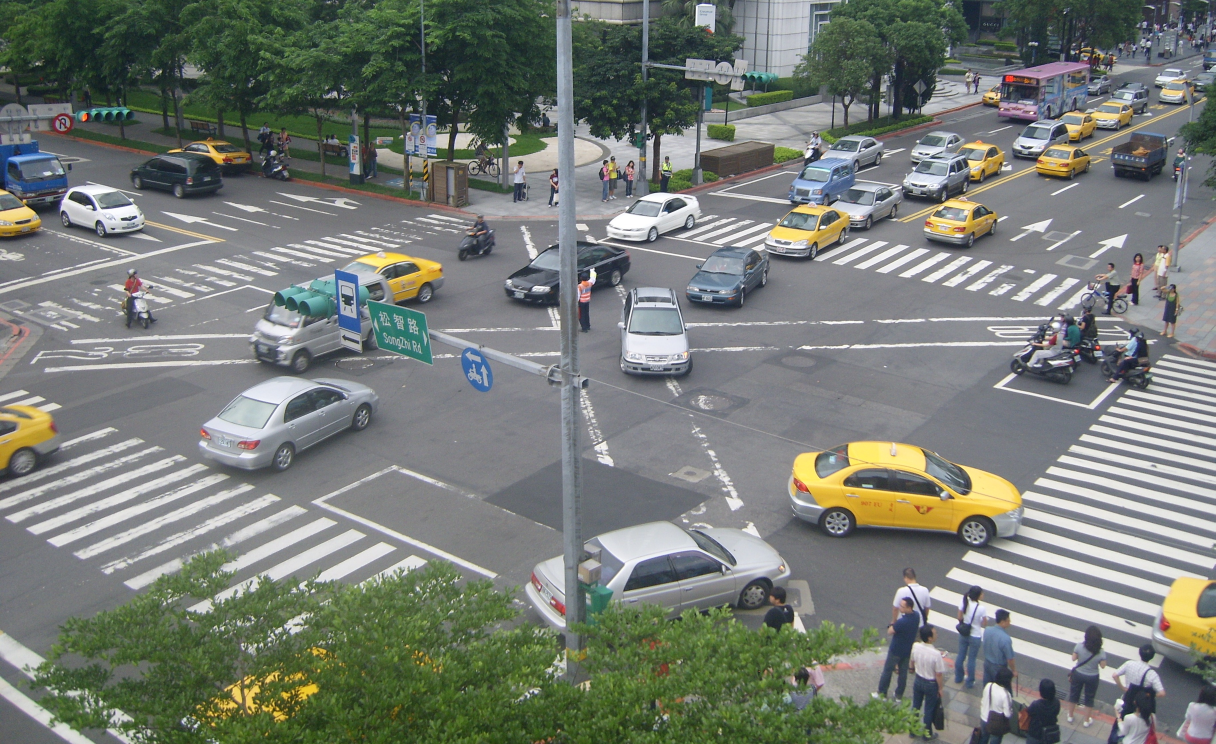
#> input picture images/Intersection-Counts.jpg, 3646 x 2232 px, given in place of green.mp4, which was not available (shown at 1/3 size)
$ python test.py
#> lines starting #> are read from the running program, lines starting #| are printed output that depends on the picture; after the words box and inside, x2 and y2 are one past the last pixel; in counts of white or black regions, pixels touching at a corner belong together; pictures that were not available may be replaced by others from this repository, and a replacement may not be noted
from bisect import bisect
import sys
import time
from tkinter import Y
import cv2
import torch
import numpy as np


def order_points_old(pts):
    pts = np.array(pts)
    # initialize a list of coordinates that will be ordered
    # such that the first entry in the list is the top-left,
    # the second entry is the top-right, the third is the
    # bottom-right, and the fourth is the bottom-left
    rect = np.zeros((4, 2), dtype="float32")
    # the top-left point will have the smallest sum, whereas
    # the bottom-right point will have the largest sum
    s = pts.sum(axis=1)
    rect[0] = pts[np.argmin(s)]
    rect[2] = pts[np.argmax(s)]
    # now, compute the difference between the points, the
    # top-right point will have the smallest difference,
    # whereas the bottom-left will have the largest difference
    diff = np.diff(pts, axis=1)
    rect[1] = pts[np.argmin(diff)]
    rect[3] = pts[np.argmax(diff)]
    # return the ordered coordinates
    return rect


def crop_frame(frame, from_coords):
    from_coords = np.array(order_points_old(from_coords), np.float32)

    to_coords = np.array([
        [0, 0],
        [frame.shape[1], 0],
        [frame.shape[1], frame.shape[0]],
        [0, frame.shape[0]],
    ], np.float32)

    trans = cv2.getPerspectiveTransform(from_coords, to_coords)
    return cv2.warpPerspective(frame, trans, (frame.shape[1], frame.shape[0]))


# [13 lines left out: function get_2_with_largest_area, not called in this run]


def detect_corner_rectangles(frame):
    # Thresholding to extract colors of the tape
    hsv = cv2.cvtColor(frame, cv2.COLOR_BGR2HSV)

    # Split frame into two parts to analyze
    sections = np.hsplit(hsv, 2)
    bottom, top = sections[0], sections[1]

    y_low = np.array([20, 130, 130])
    y_high = np.array([30, 255, 255])
    y_mask = cv2.inRange(top, y_low, y_high)

    b_low = np.array([100, 140, 20])
    b_high = np.array([130, 255, 255])
    b_mask = cv2.inRange(bottom, b_low, b_high)

    mask = np.hstack((b_mask, y_mask))
    # mask = cv2.erode(mask, None, iterations=2)
    # mask = cv2.dilate(mask, None, iterations=2)
    extracted = cv2.bitwise_and(frame, frame, mask=mask)

    extracted = cv2.cvtColor(extracted, cv2.COLOR_BGR2GRAY)
    conts, _ = cv2.findContours(extracted, cv2.RETR_EXTERNAL, cv2.CHAIN_APPROX_SIMPLE)
    coords_ = []
    for c in conts:
        area = cv2.contourArea(c)
        perim = cv2.arcLength(c, True)
        approx = cv2.approxPolyDP(c, 0.1 * perim, True)

        if (30 < area < 250) and len(approx) == 4:
            m = cv2.moments(c)
            x = int(m["m10"] / m["m00"])
            y = int(m["m01"] / m["m00"])
            # cv2.circle(frame, (x, y), 5, (0, 255, 0), -1)
            coords_.append([x, y])
    return coords_


def ball_detection(frame, prev_frame):
    hsv = cv2.cvtColor(frame, cv2.COLOR_BGR2HSV)

    ball_low = np.array([40, 50, 50])
    ball_high = np.array([70, 255, 255])

    ball_mask = cv2.inRange(hsv, ball_low, ball_high)
    ball_mask = cv2.morphologyEx(ball_mask, cv2.MORPH_OPEN, None)

    extracted = cv2.bitwise_and(frame, frame, mask=ball_mask)
    extracted = cv2.cvtColor(extracted, cv2.COLOR_BGR2GRAY)
    cv2.imshow('extacted', extracted)
    cv2.waitKey(1)
    conts = cv2.findContours(extracted, cv2.RETR_EXTERNAL, cv2.CHAIN_APPROX_SIMPLE)
    new = []
    for c in conts[0]:
        c = cv2.convexHull(c)
        area = cv2.contourArea(c)
        if area > 2000 or area < 600:
            pass
        else:
            new.append(c)

    for c in new:
        cv2.drawContours(frame, [c], 0, (255, 0, 0), 4)

    # [21 lines of commented-out code are left out]
if __name__ == "__main__":

    cap = cv2.VideoCapture('./datasets/green.mp4')

    coords = np.array([[0, 0], [0, 1920], [1080, 0], [1080, 1920]])
    runs = 0
    new_time = 0
    prev_time = time.time()
    ok, prev_frame = cap.read()
#> prev_frame is the input picture: shape (2232, 3646, 3); mean B, G, R 117.5, 124.1, 118.7
    while True:
        ok, frame = cap.read()
        if runs % 20 == 0:
            new_coords = detect_corner_rectangles(frame)
#> in detect_corner_rectangles, `sections = np.hsplit(hsv, 2)`: sections = 2 items
#> in detect_corner_rectangles, `bottom, top = sections[0], sections[1]`:
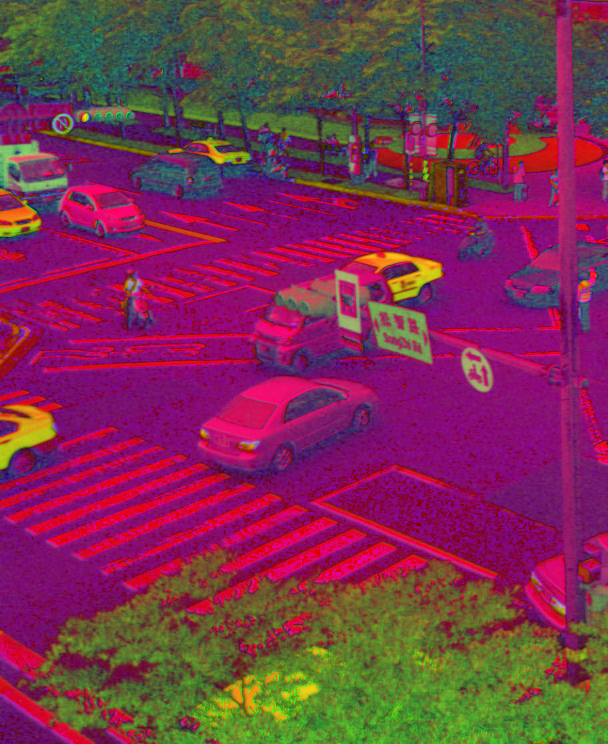
#> bottom: shape (2232, 1823, 3) (shown at 1/3 size); mean of channels 0, 1, 2 81.1, 50.1, 122; drawn as B, G, R
#> in detect_corner_rectangles, `bottom, top = sections[0], sections[1]`:
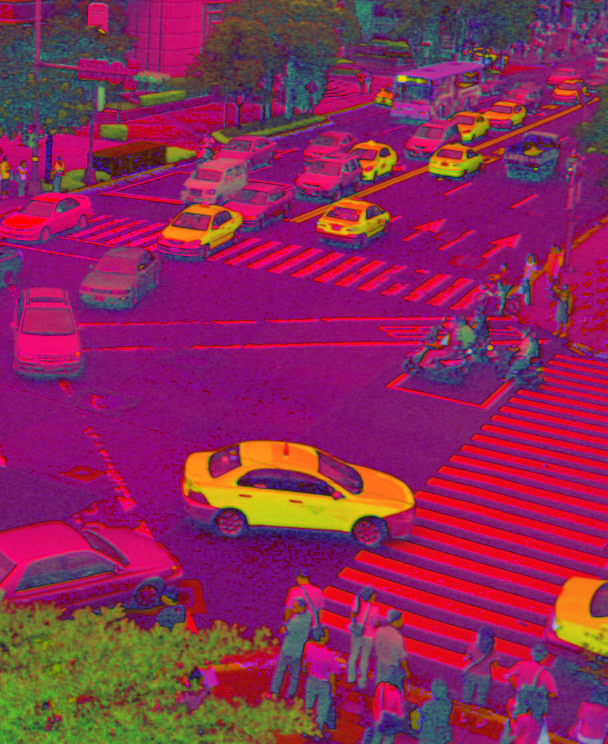
#> top: shape (2232, 1823, 3) (shown at 1/3 size); mean of channels 0, 1, 2 88, 40.9, 138.3; drawn as B, G, R
#> in detect_corner_rectangles, `y_mask = cv2.inRange(top, y_low, y_high)`:
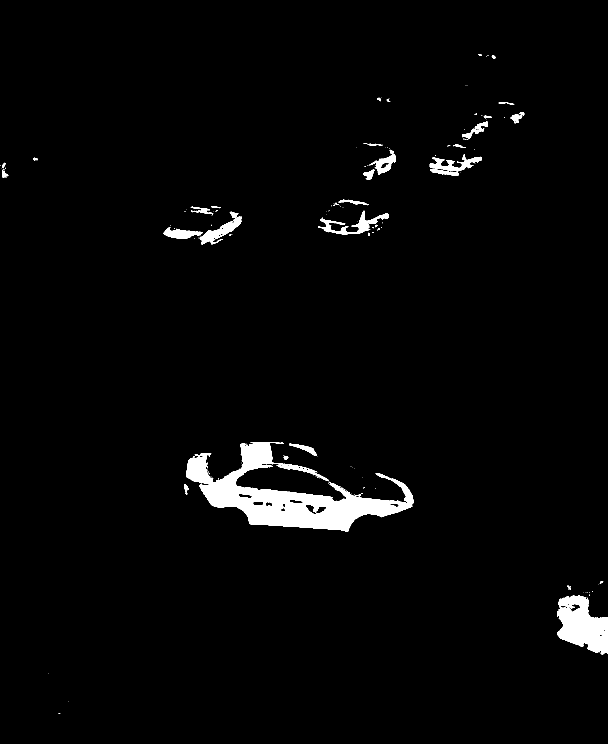
#> y_mask: shape (2232, 1823) (shown at 1/3 size); 2.5% white; 168 white regions (129 under 20 px), largest, box (x1, y1, x2, y2) and area: (558, 1326, 1241, 1595) 62881, (1671, 1786, 1823, 1964) 17214, (954, 632, 1166, 704) 3775
#> in detect_corner_rectangles, `extracted = cv2.bitwise_and(frame, frame, mask=mask)`:
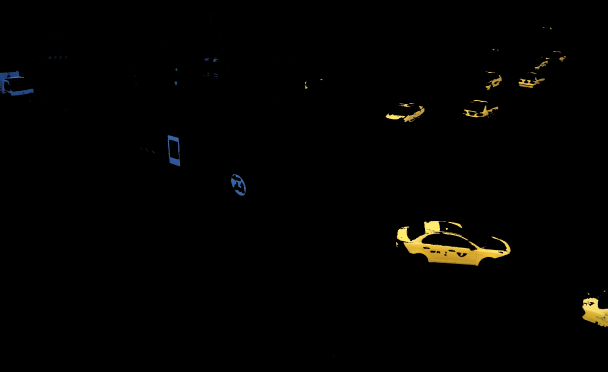
#> extracted: shape (2232, 3646, 3) (shown at 1/6 size); mean B, G, R 1.3, 2.5, 2.9
#> in detect_corner_rectangles, `conts, _ = cv2.findContours(extracted, cv2.RETR_EXTERNAL, cv2.CHAIN_AP..`: conts = 455 contours, 402 with area under 20; largest, box (x1, y1, x2, y2) and area: (2381, 1326, 3064, 1595) 64216, (3494, 1786, 3646, 1964) 17562, (0, 425, 144, 565) 6574, (1006, 811, 1081, 998) 4986, (1386, 1044, 1475, 1174) 3824
#> the loop in detect_corner_rectangles, `for c in conts:` made 455 passes
#> (area, perim, x, y) on passes 258, 356: (76, 38.63, 2997, 455), (40, 26.49, 395, 340)
#> after the loop in detect_corner_rectangles, `for c in conts:`: coords_ = [[2997, 455], [395, 340]]
#> new_coords = [[2997, 455], [395, 340]]
            if len(new_coords) == 4:
                coords = new_coords

        for coord in coords:
            cv2.circle(frame, (coord[0], coord[1]), 8, (0, 255, 0), -1)
        runs += 1

        warped = crop_frame(frame, coords)
#> in crop_frame, `trans = cv2.getPerspectiveTransform(from_coords, to_coords)`: trans = [[3.38, 0, 0], [0, 1.16, 0], [0, 0, 1]]
#> in crop_frame, `return cv2.warpPerspective(frame, trans, (frame.shape[1], frame.shape[..`:
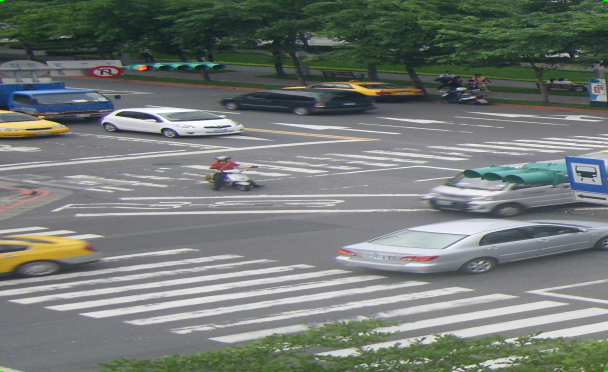
#> returned value: shape (2232, 3646, 3) (shown at 1/6 size); mean of channels 0, 1, 2 117.3, 121.6, 115.4; drawn as B, G, R
        warped = cv2.GaussianBlur(warped, (21, 21), 0)
        ball_detection(warped, prev_frame)
#> in ball_detection, `extracted = cv2.cvtColor(extracted, cv2.COLOR_BGR2GRAY)`:
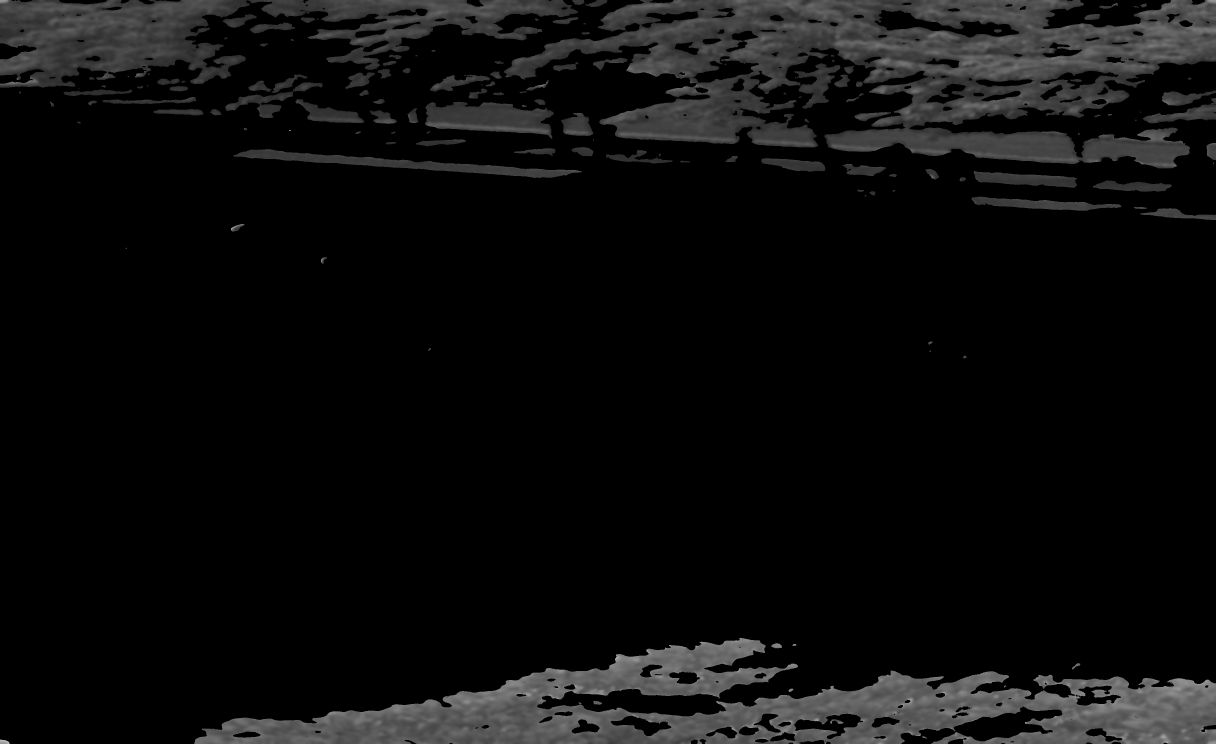
#> extracted: shape (2232, 3646) (shown at 1/3 size); min 0, max 199, mean 13.2
#> in ball_detection, `conts = cv2.findContours(extracted, cv2.RETR_EXTERNAL, cv2.CHAIN_APPRO..`: conts = 146 contours, 29 with area under 20; largest, box (x1, y1, x2, y2) and area: (1511, 0, 3646, 505) 609447, (583, 1914, 3646, 2232) 462612, (0, 0, 749, 263) 139691, (742, 0, 1734, 210) 79821, (1275, 305, 1662, 416) 27385
#> the loop in ball_detection, `for c in conts[0]:` made 146 passes
#> area on passes 1, 2, 3, 4, 5, 7, 8, 9: 271.5, 47, 21, 200, 85, 184, 45, 337.5
#> after the loop in ball_detection, `for c in conts[0]:`: new = 19 contours; largest, box (x1, y1, x2, y2) and area: (1248, 418, 1397, 439) 1910, (1543, 445, 1666, 468) 1754, (2563, 336, 2673, 364) 1636, (879, 247, 968, 275) 1616, (745, 242, 814, 276) 1484
#> the loop in ball_detection, `for c in new:` made 19 passes

        prev_frame = frame

        new_time = time.time()
        fps = str(int(1.0 / (new_time - prev_time)))
        prev_time = new_time
        font = cv2.FONT_HERSHEY_SIMPLEX
#> font = 0
        cv2.putText(warped, "fps: " + fps, (50, 50), font, 2, (255, 0, 255), 3, cv2.LINE_AA)

        cv2.imshow("detections", frame)
        cv2.imshow("warped", warped)
        cv2.waitKey(1)

$ run again, on images/olympic-trials.jpg
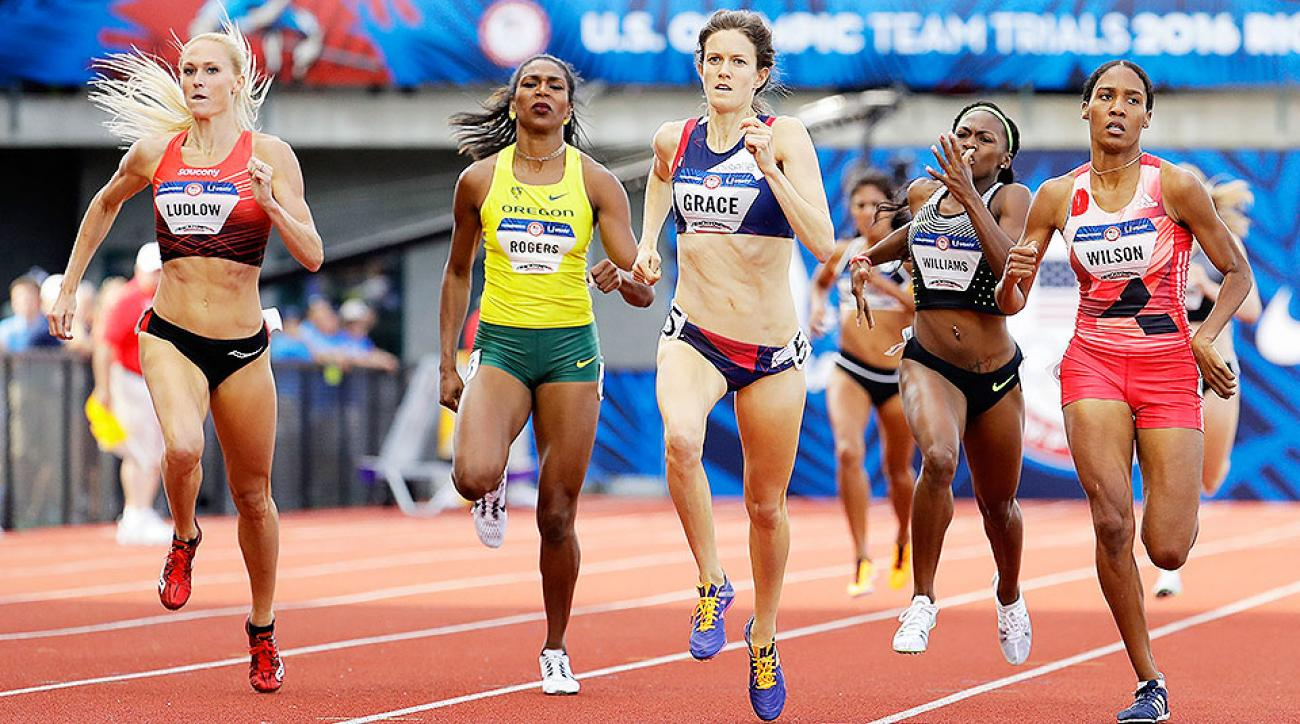
#> input picture images/olympic-trials.jpg, 1300 x 724 px, given in place of green.mp4, which was not available
#> prev_frame is the input picture: shape (724, 1300, 3); mean B, G, R 129.8, 133, 161.2
#> sections = 2 items
#> y_mask: shape (724, 650); 0.24% white; 25 white regions (18 under 20 px), largest, box (x1, y1, x2, y2) and area: (239, 561, 260, 589) 347, (48, 598, 66, 630) 289, (108, 657, 124, 688) 240
#> b_mask: shape (724, 650); 6.9% white; 130 white regions (102 under 20 px), largest, box (x1, y1, x2, y2) and area: (0, 0, 134, 91) 9327, (360, 0, 515, 89) 8126, (587, 370, 650, 480) 5541
#> mask: shape (724, 1300); 3.6% white; 155 white regions (120 under 20 px)
#> in detect_corner_rectangles, `conts, _ = cv2.findContours(extracted, cv2.RETR_EXTERNAL, cv2.CHAIN_AP..`: conts = 154 contours, 125 with area under 20; largest, box (x1, y1, x2, y2) and area: (0, 0, 134, 91) 9052, (360, 0, 515, 89) 7954, (587, 370, 650, 480) 5378, (535, 0, 650, 85) 4820, (277, 274, 314, 313) 805
#> the loop in detect_corner_rectangles, `for c in conts:` made 154 passes
#> (area, perim, approx) on passes 3, 4, 13: (220, 116.2, [[765, 657], [769, 687]]), (35.5, 63.7, [[758, 656], [757, 672], [765, 668]]), (259.5, 110, [[715, 598], [699, 602], [701, 629]])
#> after the loop in detect_corner_rectangles, `for c in conts:`: coords_ = []
#> trans = [[1.2, 0, 0], [0, 0.377, 0], [0, 0, 1]]
#> in ball_detection, `conts = cv2.findContours(extracted, cv2.RETR_EXTERNAL, cv2.CHAIN_APPRO..`: conts = 1 contour; box (x1, y1, x2, y2) and area: (579, 121, 713, 128) 322
#> the loop in ball_detection, `for c in conts[0]:` made 1 pass
#> area on pass 1: 600.5
#> after the loop in ball_detection, `for c in conts[0]:`: new = 1 contour; box (x1, y1, x2, y2) and area: (579, 121, 713, 128) 600
#> the loop in ball_detection, `for c in new:` made 1 pass
#> after the loop in ball_detection, `for c in new:`:
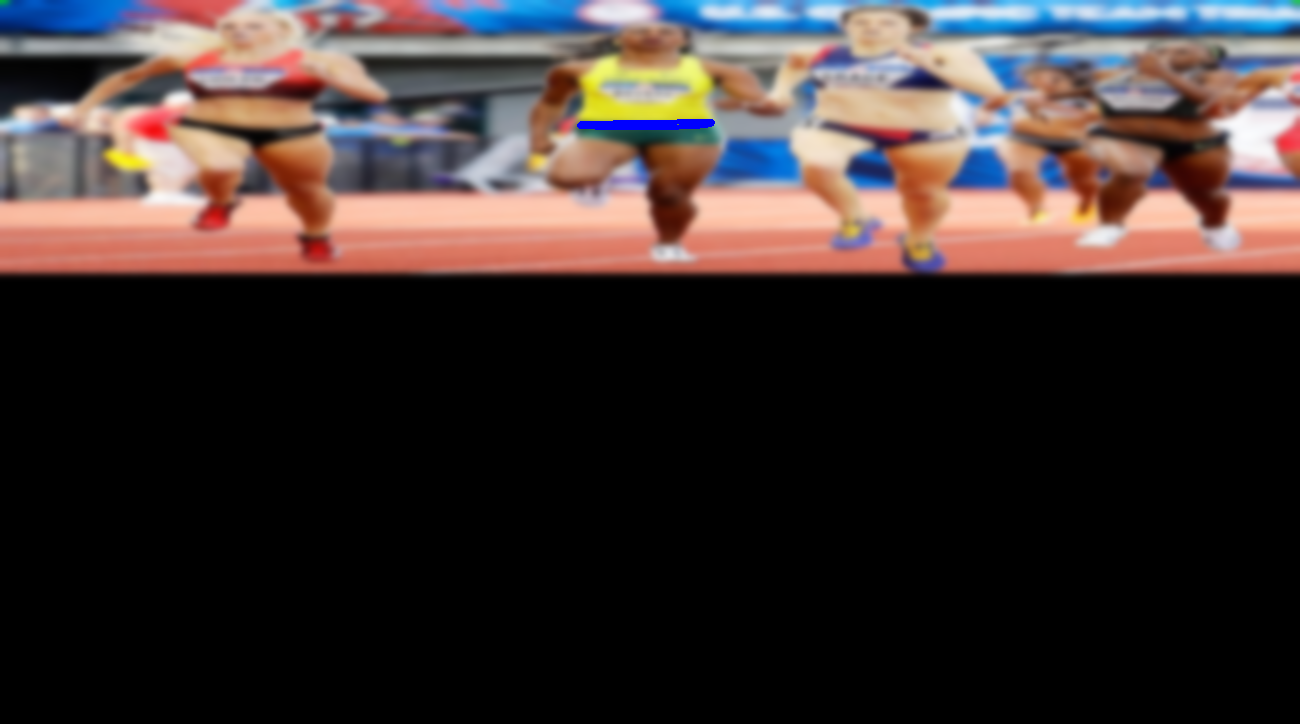
#> frame: shape (724, 1300, 3); mean B, G, R 48.3, 49.7, 60.3
#> font = 0
#> `cv2.putText(warped, "fps: " + fps, (50, 50), font, 2, (255, 0, 255), 3..`:
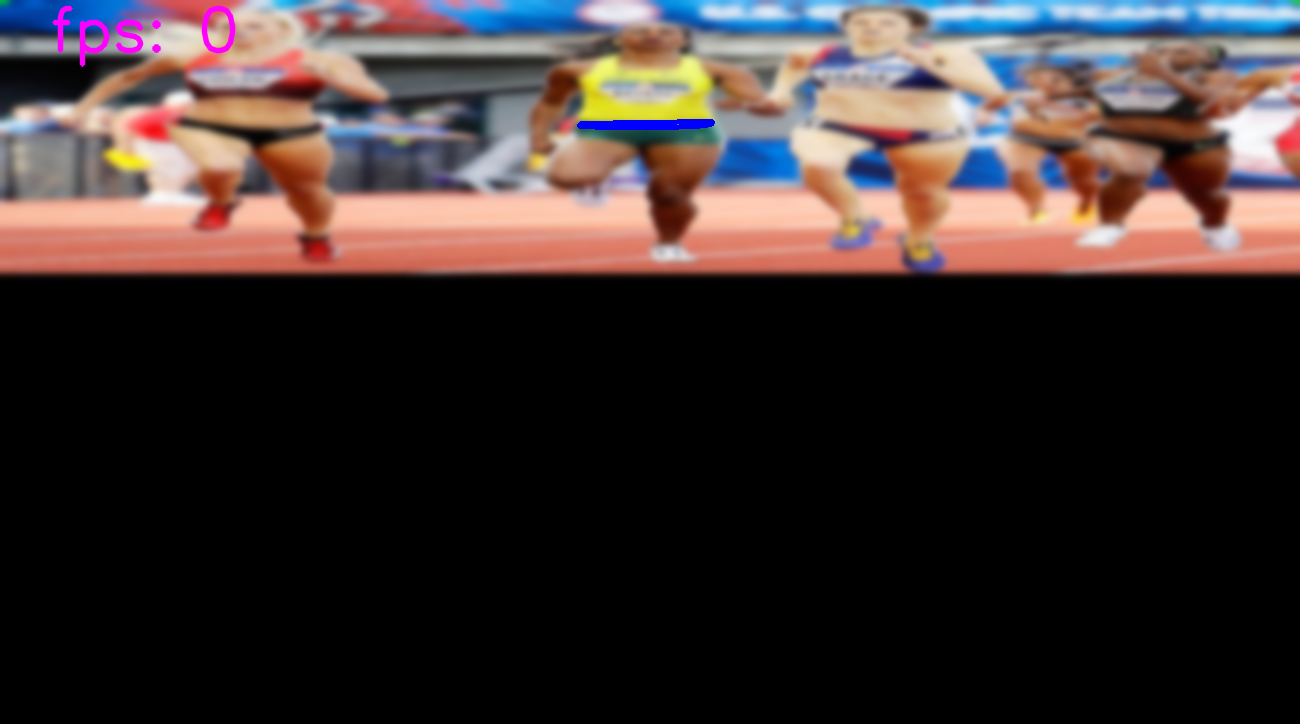
#> warped: shape (724, 1300, 3); 0.29% of pixels changed, all inside (x1, y1, x2, y2) = (51, 5, 236, 67)
